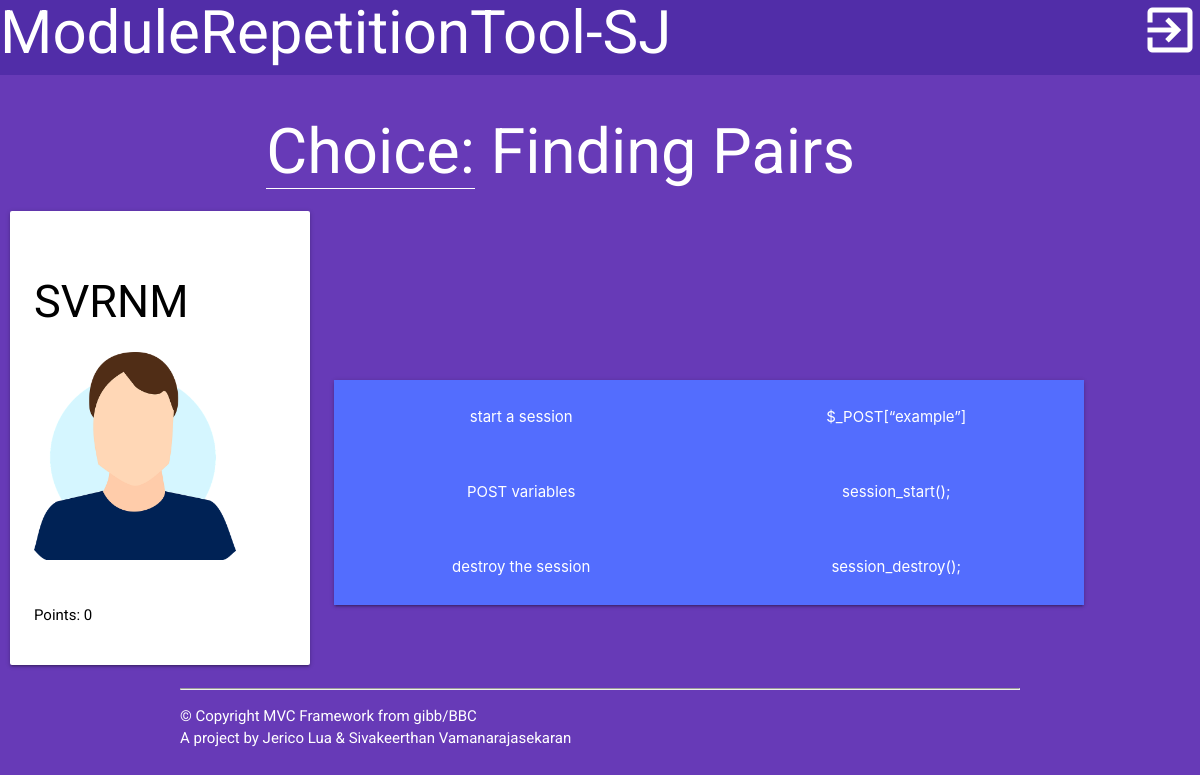
The app's page /choice/FiPa (signed in) with its own data.
### tables this page shows
CREATE TABLE `fipa` (
  `fipaid` int(11) NOT NULL,
  `element_1` varchar(50) NOT NULL,
  `element_2` varchar(50) NOT NULL,
  `points` int(11) DEFAULT NULL
);

### lib/View.php (called while the page is built, shortened)
<?php
class View
{
    private $viewfile;
    public function __construct($viewfile)
    {
        $this->viewfile = "./../view/$viewfile.php";
    }
    public function display()
    {
        require './../view/header.php';
        require $this->viewfile;
        require './../view/footer.php';
    }
}

### lib/Dispatcher.php (called while the page is built, shortened)
<?php
class Dispatcher
{
    public static function dispatch()
    {
        $uri = $_SERVER['REQUEST_URI'];
        $uri = strtok($uri, '?');
        $uri = trim($uri, '/');
        $uriFragments = explode('/', $uri);
        $method = 'index';
        if (!empty($uriFragments[1])) {
            $method = $uriFragments[1];
        }
        $controller = new $controllerName();
        $controller->$method();
    }
}

### public/index.php (called while the page is built, shortened)
<?php
require_once '../lib/Dispatcher.php';
require_once '../lib/View.php';
$dispatcher = new Dispatcher();
$dispatcher->dispatch();

### lib/ConnectionHandler.php (called while the page is built, shortened)
<?php
class ConnectionHandler
{
    private static $connection = null;
    public static function getConnection()
    {
        if (self::$connection === null) {
            $config = require '../config.php';
            $host = $config['database']['host'];
            $username = $config['database']['username'];
            $password = $config['database']['password'];
            $database = $config['database']['database'];
            self::$connection = new MySQLi($host, $username, $password, $database);
            self::$connection->set_charset('utf8');
        }
        return self::$connection;
    }
}

### repository/FiPaRepository.php (called while the page is built, shortened)
<?php
class FiPaRepository extends Repository
{
    protected $tableName = "fipa";
    public function readAllQuestions()
    {
        $query = "SELECT * FROM {$this->tableName}";
        $statement = ConnectionHandler::getConnection()->prepare($query);
        $statement->execute();
        $result = $statement->get_result();
        $rows = array();
        while ($row = $result->fetch_object()) {
            $rows[] = $row;
        }
        return $rows;
    }
}

### view/choice_FiPa.php (the view, shortened to what this page needs)
<?php if(!isset($_SESSION)){session_start();} if(isset($_SESSION['uid'])):?>
            <p class="black-text">Points: <?=$currpoints?></p>
        </div>
    <div id="training-canvas" class="card">
    <div id="FiPa">
            <row  id="opt1"> <div class="c1"><button class="btn11" name="<?=$left1->id?>" points="<?=$left1->point?>"><?= $left1->string ?></button></div> <div class="c2"><button class="btn12" name="<?=$right1->id?>" points="<?=$right1->point?>"><?= $right1->string?></button></div></row>
            <row  id="opt2"> <div class="c1"><button class="btn21" name="<?=$left2->id?>" points="<?=$left2->point?>"><?= $left2->string ?></button></div> <div class="c2"><button class="btn22" name="<?=$right2->id?>" points="<?=$right2->point?>"><?= $right2->string?></button></div></row>
            <row  id="opt3"> <div class="c1"><button class="btn31" name="<?=$left3->id?>" points="<?=$left3->point?>"><?= $left3->string ?></button></div> <div class="c2"><button class="btn32" name="<?=$right3->id?>" points="<?=$right3->point?>"><?= $right3->string?></button></div></row>
    </div>
    </div>
</div>
<div class="container">
    <?php endif;?>

### public/css/main.css (style rules this page uses)
html { padding: 0; margin: 0; }
html body { background-color: #673AB7; color: #ffffff; font-family: "Roboto",sans-serif; display: block; margin: 0; padding: 0; height: 100%; width: 100%; }
html body .choice #training-canvas { position: relative; display: inline-block; height: 100%; width: 50em; margin-left: 10px; padding: 0; margin-top: 14px; }
html body .choice #training-canvas #FiPa { z-index: -1; }
html body .choice #training-canvas #FiPa .c1 { z-index: -1; height: 100%; width: 50%; float: left; }
html body .choice #training-canvas #FiPa .c1 button { display: block; background-color: #536DFE; width: 100%; height: 5em; color: white; border: rgba(0, 0, 0, 0); transition: border-color .3s linear; }
html body .choice #training-canvas #FiPa .c2 { z-index: -1; height: 100%; width: 50%; float: right; }
html body .choice #training-canvas #FiPa .c2 button { display: block; background-color: #536DFE; width: 100%; height: 5em; color: white; border: rgba(0, 0, 0, 0); transition: border-color .3s linear; }

### records on screen
fipa: element_1 "start a session", element_2 "session_start();"
fipa: element_2 "$_POST[“example”]", element_1 "POST variables"
fipa: element_1 "destroy the session", element_2 "session_destroy();"

### other values on screen
$uname "SVRNM"
$currpoints "0"
